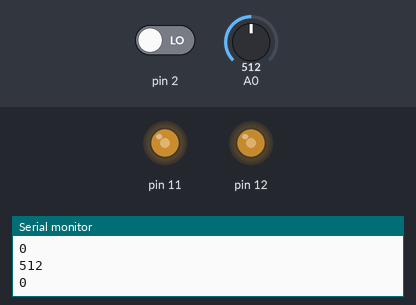
Simulated run of this sketch. Board: Arduino Mega 2560, built with avr-gcc and run on an emulated ATmega2560. On the bench: output pins drawn as LEDs (lit = HIGH), the last lines printed to the serial monitor. Inputs (shaded band) come from the test bench; at power-on: A0 = 512, pin 2 LOW.

Above: at 1.8 s.
1.9 s: A0 set to 716
At 2.8 s:
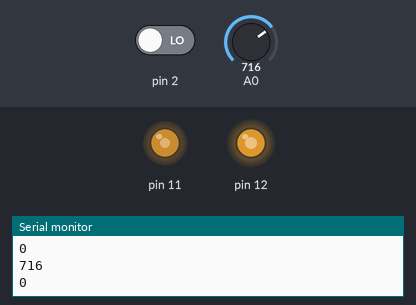
3.5 s: A0 set to 900
At 4.0 s:
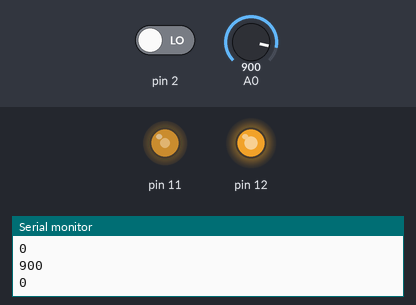
5.0 s: A0 set to 122
At 6.2 s:
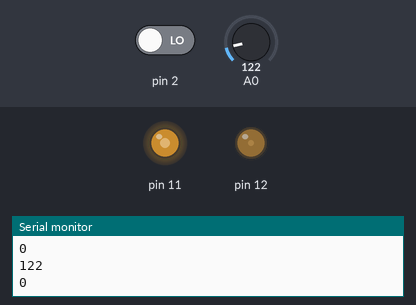
6.5 s: A0 set to 0
At 7.6 s:
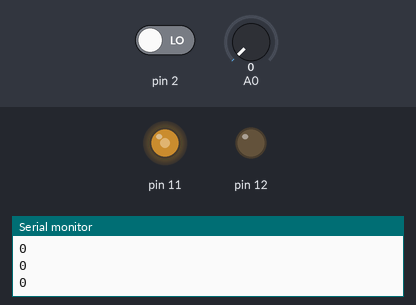
Timing chart, 0 to 9.0 s (numbered marks = the images above; inputs shaded):
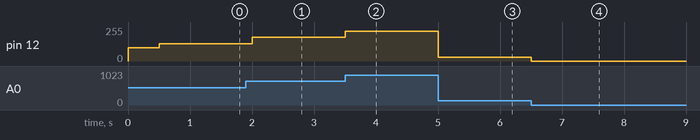

The sketch:

door_mechanism.ino
```cpp
//
// Tennessee Technological University
// Tristan Hill - Jan 12, 2016 , updated May 05, 2020
//              - again Aug 12, 2020

// This script is for the Arduino Mega2560 in the 'Door Mechanism' control box
// the arduino interfaces witht the Roboteq SDC2160 Motor Controller and receives
// the 'optical feedback' signal from the firgelli linear actuator

// For testing there is pot on the Mega
// An analog voltage from a potentiometer is converted to a 10 bit value with ADC.
// The value is copied directly to a PWM duty value and the PWM
// signal is output directly to the analog input (0-5v) on the SDC2160 motor controller.
// This is very crude but it works suprisingly well.
//
// Now, the MCU is counting pulses from the actuator but there is only one pulse signal
// so there is no direction  ?!?!? im stuck !?!?!

// interrupt counters
volatile uint16_t counts=0;

// define the ISR functions
ISR(INT4_vect)
{
  counts++;
  //PORTB |= 0b00000001; // turn on LED
  TIFR4 |= (1<<ICF4); //clear the flag (not sure this is working)
}

int val;
void setup() {
  // put your setup code here, to run once:

  // setup serial monitior
  Serial.begin(9600);          //  setup serial
  while (!Serial);
  Serial.println("Door Mechanism - ME4370!");

  // PWM OUTPUT
  // Set up timer to toggle OC1A (PB5, pin11) on match of OCR1A in Fast PWM mode
  // also add  OC1B (PB6, pin12) on match of OCR1B in Fast PWM mode

  // 10 bit fast pwm mode, normal port operation
  TCCR1A |= (1<<COM1A1) | (1<<WGM11) | (1<<WGM10) | (1<<COM1B1);
  // set up timer with prescaler and Fast 10 bit PWM mode (mode 7, bits WGM13:0)

  // prescale 1 (none)
  TCCR1B |= (1<<WGM12)  | (1<<CS10);                //CS12:0=001 -> 15.63 kHz
  TCCR1B &= ~(1<<CS11) & ~(1<<CS12);

  // Set compare value to 1Hz at 16MHz AVR clock ???
  // whenever a match occurs OC1A toggles
  OCR1A = 555 ; // this values controls the duty cycle, duty(%)=OCR1A/255*100
  OCR1B = 400 ; // 0-300 is reverse       // I am running a PWM -> Analog Input directly
                // 300-400 is the center  // the deadband is adjustable in Roborun (roboteq)
                // 400-700 is forward    // these are very approximate
                // past that is dead for some reason

  //DDRB |= B00100000; // PB5 (pin 11 on mega) as output
  DDRB |= (1<<PB5) | (1<<PB6); //data direction register

  // setup analog to digital converter
  ADMUX |= B01100000;
  // Set ADC reference to AVREF (bit7-6,REFS1-0)
  // Left adjust ADC result to allow easy 8 bit reading (bit5,ADLAR)
  // Use AC0 (bit4-0,MUX4-0)

  ADCSRA |= B10000111;
  // Enable ADC (bit7,ADEN)
  // Start A2D Conversions (bit6,ADSC)
  // Dont Enable auto trigger (bit5,ADATE)
  // Clear Interrupt Flag (bit4,ADIF)
  // Enable Interrupts (bit3,ADIE)
  // Set ADC prescalar to 128 - 125KHz sample rate @ 16MHz (bit 0-2,ADPS2-0)

  //setup external interrupts, INT4(PE4,pin2)
  cli(); //turn interrupts off during setup
  DDRE &= 0b11101111; // PE4 as input
  EICRB |= 0b00000011;  // 'rising edge' trigger on INT4 (table 15-3)
  EIMSK |= 0b00010000; //external interrupt request enable on INT4 and INT5
  sei(); //turn interrupts on for use

}

void loop() {
  // put your main code here, to run repeatedly:

  delay(500);

  //ADMUX &= ~(1<<MUX0); // change channel to ADC0
  ADCSRA |= (1<<ADSC); //start conversions
  while (!(ADCSRA&B00010000)); // wait for conversion flag(ADIF)
  val=ADCL>>6|ADCH<<2; // IMPORTANT !!! access ADCL before ADCH !!!
  Serial.println(val);
  OCR1B = val ; // 0-300

  Serial.println(counts);
}
```

Measured:
- after the input at 1.9 s, pin 12: 128/255 → 178/255 after 0.10 s
- after the input at 3.5 s, pin 12: 178/255 → 224/255 at once
- after the input at 5.0 s, pin 12: 224/255 → 30/255 at once
- after the input at 6.5 s, pin 12: 30/255 → 0/255 at once
